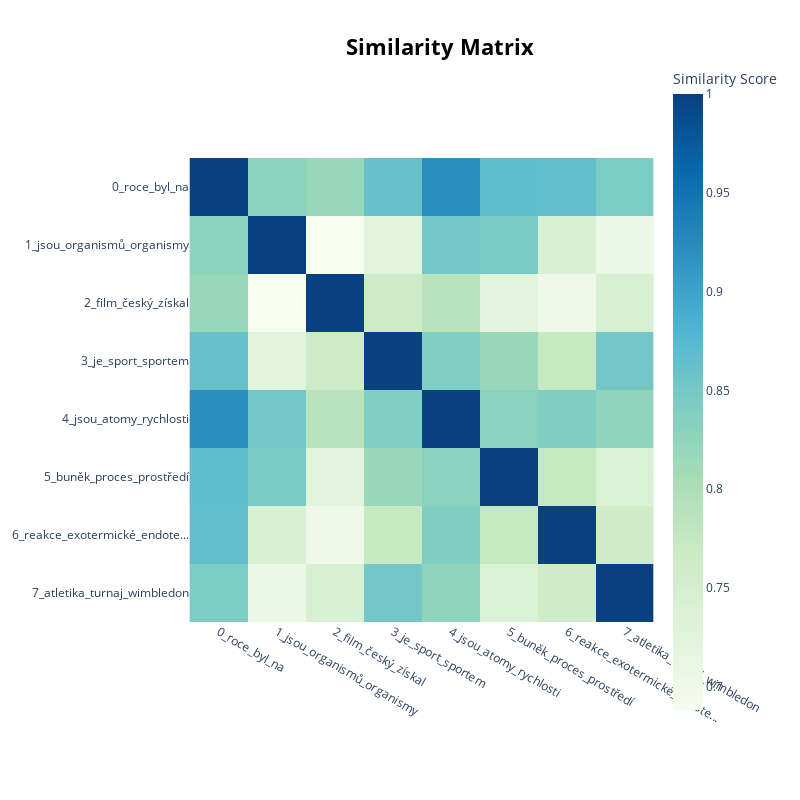

The code cell stored with this chart in its notebook:
### Code cell
model.visualize_heatmap(top_n_topics=20, width=800, height=800)

### Figure 1 — Plotly figure (JSON) as saved in the notebook; plotly's stock layout.template omitted (floating-point values rounded to 4 significant figures)
{"data": [{"coloraxis": "coloraxis", "hovertemplate": "x: %{x}<br>y: %{y}<br>Similarity Score: %{z}<extra></extra>", "name": "0", "type": "heatmap", "x": ["0_roce_byl_na", "1_jsou_organismů_organismy", "2_film_český_získal", "3_je_sport_sportem", "4_jsou_atomy_rychlosti", "5_buněk_proces_prostředí", "6_reakce_exotermické_endote...", "7_atletika_turnaj_wimbledon"], "xaxis": "x", "y": ["0_roce_byl_na", "1_jsou_organismů_organismy", "2_film_český_získal", "3_je_sport_sportem", "4_jsou_atomy_rychlosti", "5_buněk_proces_prostředí", "6_reakce_exotermické_endote...", "7_atletika_turnaj_wimbledon"], "yaxis": "y", "z": [[1, 0.8304, 0.8181, 0.861, 0.9207, 0.8671, 0.8654, 0.8429], [0.8304, 1.0, 0.6883, 0.7228, 0.8513, 0.8472, 0.7414, 0.7063], [0.8181, 0.6883, 1.0, 0.7644, 0.788, 0.724, 0.7019, 0.7425], [0.861, 0.7228, 0.7644, 1.0, 0.8391, 0.819, 0.7729, 0.8507], [0.9207, 0.8513, 0.788, 0.8391, 1, 0.8315, 0.8411, 0.8258], [0.8671, 0.8472, 0.724, 0.819, 0.8315, 1.0, 0.7731, 0.7381], [0.8654, 0.7414, 0.7019, 0.7729, 0.8411, 0.7731, 1.0, 0.7621], [0.8429, 0.7063, 0.7425, 0.8507, 0.8258, 0.7381, 0.7621, 1]]}], "layout": {"coloraxis": {"colorbar": {"title": {"text": "Similarity Score"}}, "colorscale": [[0, "rgb(247,252,240)"], [0.125, "rgb(224,243,219)"], [0.25, "rgb(204,235,197)"], [0.375, "rgb(168,221,181)"], [0.5, "rgb(123,204,196)"], [0.625, "rgb(78,179,211)"], [0.75, "rgb(43,140,190)"], [0.875, "rgb(8,104,172)"], [1, "rgb(8,64,129)"]]}, "height": 800, "hoverlabel": {"bgcolor": "white", "font": {"family": "Rockwell", "size": 16}}, "legend": {"title": {"text": "Trend"}}, "margin": {"t": 60}, "showlegend": true, "title": {"font": {"color": "Black", "size": 22}, "text": "<b>Similarity Matrix</b>", "x": 0.55, "xanchor": "center", "y": 0.95, "yanchor": "top"}, "width": 800, "xaxis": {"anchor": "y", "constrain": "domain", "domain": [0, 1], "scaleanchor": "y"}, "yaxis": {"anchor": "x", "autorange": "reversed", "constrain": "domain", "domain": [0, 1]}}}
